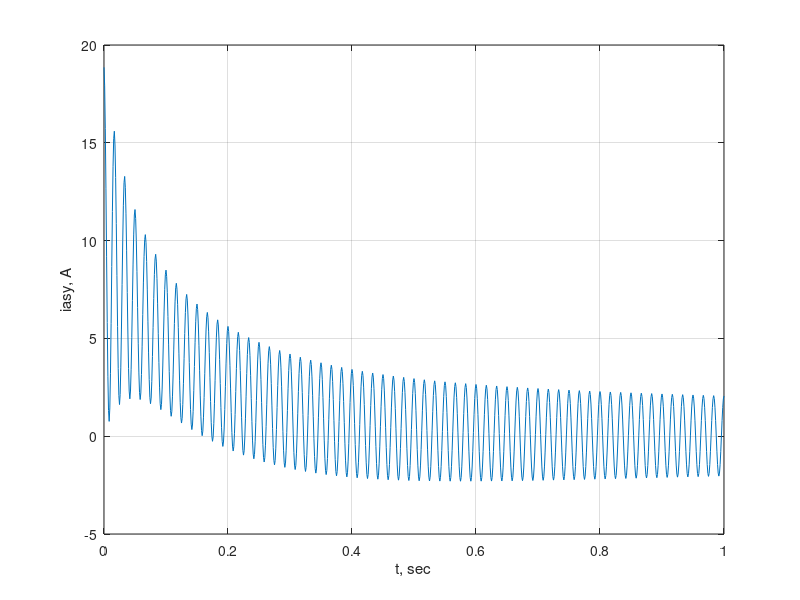

The MATLAB source for this figure:
w0 = 2*pi*60; E0 = 1.0; delta = pi/2;
Xd2dash = 0.15;   Xddash  = 0.4;  Xd = 1.2;
tau2dash = 0.035; taudash = 1.0; ta = 0.15;
t=0:1/(4*240):1;
iasy = sqrt(2)*E0*((1/Xd2dash-1/Xddash)*exp(-t/tau2dash) +...
  (1/Xddash-1/Xd)*exp(-t/taudash) + 1/Xd).*sin(w0*t + delta) +...
  sqrt(2)*E0/Xd2dash *exp(-t/ta);

plot(t, iasy), grid
xlabel('t, sec'), ylabel('iasy, A')
[t' iasy']
